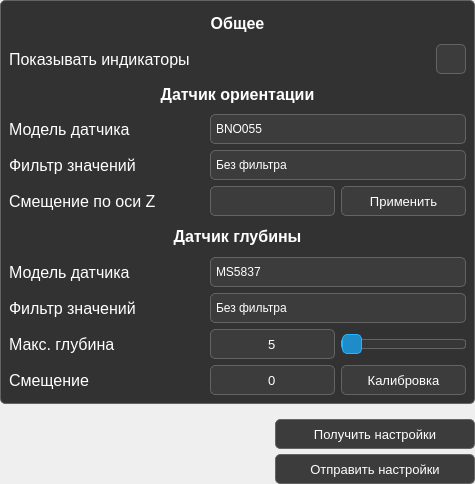
<?xml version="1.0" encoding="UTF-8"?>
<ui version="4.0">
 <class>SensorsSettingsWidget</class>
 <widget class="QWidget" name="SensorsSettingsWidget">
  <property name="geometry">
   <rect>
    <x>0</x>
    <y>0</y>
    <width>475</width>
    <height>484</height>
   </rect>
  </property>
  <property name="minimumSize">
   <size>
    <width>475</width>
    <height>484</height>
   </size>
  </property>
  <property name="maximumSize">
   <size>
    <width>475</width>
    <height>484</height>
   </size>
  </property>
  <property name="windowTitle">
   <string>SensorsSettingsWidget</string>
  </property>
  <layout class="QGridLayout" name="gridLayout">
   <property name="leftMargin">
    <number>0</number>
   </property>
   <property name="topMargin">
    <number>0</number>
   </property>
   <property name="rightMargin">
    <number>0</number>
   </property>
   <property name="bottomMargin">
    <number>0</number>
   </property>
   <property name="horizontalSpacing">
    <number>10</number>
   </property>
   <property name="verticalSpacing">
    <number>0</number>
   </property>
   <item row="0" column="1">
    <widget class="QWidget" name="MainWidget" native="true">
     <property name="sizePolicy">
      <sizepolicy hsizetype="Preferred" vsizetype="Preferred">
       <horstretch>0</horstretch>
       <verstretch>0</verstretch>
      </sizepolicy>
     </property>
     <property name="minimumSize">
      <size>
       <width>341</width>
       <height>0</height>
      </size>
     </property>
     <property name="maximumSize">
      <size>
       <width>16777215</width>
       <height>16777215</height>
      </size>
     </property>
     <property name="styleSheet">
      <string notr="true">background-color: rgb(50,50,50);
border: 1px solid rgb(100,100,100);
border-radius: 5px;</string>
     </property>
     <layout class="QGridLayout" name="gridLayout_2">
      <item row="10" column="0" colspan="4">
       <widget class="QLabel" name="DepthSensorLabel">
        <property name="font">
         <font>
          <pointsize>12</pointsize>
          <weight>75</weight>
          <bold>true</bold>
         </font>
        </property>
        <property name="styleSheet">
         <string notr="true">color: white;
border: none;
background-color: transparent;</string>
        </property>
        <property name="text">
         <string>Датчик глубины</string>
        </property>
        <property name="alignment">
         <set>Qt::AlignCenter</set>
        </property>
       </widget>
      </item>
      <item row="6" column="0">
       <widget class="QLabel" name="OrientationSensorModelLabel">
        <property name="sizePolicy">
         <sizepolicy hsizetype="Fixed" vsizetype="Fixed">
          <horstretch>0</horstretch>
          <verstretch>0</verstretch>
         </sizepolicy>
        </property>
        <property name="minimumSize">
         <size>
          <width>0</width>
          <height>30</height>
         </size>
        </property>
        <property name="maximumSize">
         <size>
          <width>16777215</width>
          <height>30</height>
         </size>
        </property>
        <property name="font">
         <font>
          <family>Arial</family>
          <pointsize>12</pointsize>
          <weight>50</weight>
          <bold>false</bold>
          <kerning>true</kerning>
         </font>
        </property>
        <property name="mouseTracking">
         <bool>false</bool>
        </property>
        <property name="styleSheet">
         <string notr="true">color:rgb(255,255,255);
border: none;
background: transparent;</string>
        </property>
        <property name="text">
         <string>Модель датчика</string>
        </property>
       </widget>
      </item>
      <item row="1" column="0" colspan="3">
       <widget class="QLabel" name="ShowIndicatorsLabel">
        <property name="sizePolicy">
         <sizepolicy hsizetype="Preferred" vsizetype="Fixed">
          <horstretch>0</horstretch>
          <verstretch>0</verstretch>
         </sizepolicy>
        </property>
        <property name="minimumSize">
         <size>
          <width>0</width>
          <height>30</height>
         </size>
        </property>
        <property name="maximumSize">
         <size>
          <width>16777215</width>
          <height>30</height>
         </size>
        </property>
        <property name="font">
         <font>
          <family>Arial</family>
          <pointsize>12</pointsize>
          <weight>50</weight>
          <bold>false</bold>
          <kerning>true</kerning>
         </font>
        </property>
        <property name="mouseTracking">
         <bool>false</bool>
        </property>
        <property name="styleSheet">
         <string notr="true">color:rgb(255,255,255);
border: none;
background: transparent;</string>
        </property>
        <property name="text">
         <string>Показывать индикаторы</string>
        </property>
       </widget>
      </item>
      <item row="1" column="3">
       <widget class="QCheckBox" name="ShowIndicatorsCheckBox">
        <property name="sizePolicy">
         <sizepolicy hsizetype="Preferred" vsizetype="Fixed">
          <horstretch>0</horstretch>
          <verstretch>0</verstretch>
         </sizepolicy>
        </property>
        <property name="minimumSize">
         <size>
          <width>125</width>
          <height>30</height>
         </size>
        </property>
        <property name="maximumSize">
         <size>
          <width>125</width>
          <height>30</height>
         </size>
        </property>
        <property name="mouseTracking">
         <bool>false</bool>
        </property>
        <property name="toolTip">
         <string/>
        </property>
        <property name="layoutDirection">
         <enum>Qt::RightToLeft</enum>
        </property>
        <property name="styleSheet">
         <string notr="true">QCheckBox {
    spacing: 5px;
	border: none;
}

QCheckBox::indicator {
	background-color: rgb(60,60,60);
	border: 1px solid rgb(100,100,100);
	border-radius: 5px;
    width: 28px;
    height: 28px;
}

QCheckBox::indicator:unchecked {
    background-color: rgb(60,60,60);
	border-color: rgb(100,100,100);
}

QCheckBox::indicator::unchecked:hover
{
	background-color: rgb(70,70,70);
}

QCheckBox::indicator:checked {
    background-color: rgb(30,140,200);
	border-color: rgb(38,179,255);
	image: url(Icons/CheckBoxIndicator.png);
}

QCheckBox::indicator::checked:hover
{
	background-color: rgb(40,150,210);
}

QToolTip
{
	color: white;
	background-color: rgb(30,140,200);
	border: 1px solid rgb(38,179,255);
	border-radius: 3px;
}</string>
        </property>
        <property name="text">
         <string/>
        </property>
        <property name="iconSize">
         <size>
          <width>10</width>
          <height>10</height>
         </size>
        </property>
        <property name="checked">
         <bool>true</bool>
        </property>
       </widget>
      </item>
      <item row="0" column="0" colspan="4">
       <widget class="QLabel" name="GeneralLabel">
        <property name="font">
         <font>
          <pointsize>12</pointsize>
          <weight>75</weight>
          <bold>true</bold>
         </font>
        </property>
        <property name="styleSheet">
         <string notr="true">color: white;
border: none;
background-color: transparent;</string>
        </property>
        <property name="text">
         <string>Общее</string>
        </property>
        <property name="alignment">
         <set>Qt::AlignCenter</set>
        </property>
       </widget>
      </item>
      <item row="6" column="2" colspan="2">
       <widget class="QComboBox" name="OrientationSensorModelComboBox">
        <property name="minimumSize">
         <size>
          <width>0</width>
          <height>30</height>
         </size>
        </property>
        <property name="maximumSize">
         <size>
          <width>16777215</width>
          <height>30</height>
         </size>
        </property>
        <property name="styleSheet">
         <string notr="true">QComboBox {
	font: 10pt &quot;MS Shell Dlg 2&quot;;
	color: white;
    padding: 1px 18px 1px 5px;
}

QComboBox:editable {
    background: rgb(60,60,60);
	border: 1px solid rgb(100,100,100) ;
    border-top-left-radius: 5px;
	border-top-right-radius: 5px;
}

QComboBox:!editable, QComboBox::drop-down:editable { /* Штука не выдвинута*/
	background: rgb(60,60,60);
	border: 1px solid rgb(100,100,100) ;
    border-top-left-radius: 5px;
	border-top-right-radius: 5px;
	border-bottom-left-radius: 5px;
	border-bottom-right-radius: 5px;
}

QComboBox:!editable:on, QComboBox::drop-down:editable:on { /* Штука выдвинута*/
	background: rgb(60,60,60);
	border: 1px solid rgb(100,100,100) ;
    border-top-left-radius: 5px;
	border-top-right-radius: 5px;
	border-bottom-left-radius: 0px;
	border-bottom-right-radius: 0px;
} 

QComboBox::drop-down {
    subcontrol-origin: padding;
    subcontrol-position: top right;
    width: 15px;

    border-top-right-radius: 5px; /* same radius as the QComboBox */
    border-bottom-right-radius: 5px;
}

QComboBox::down-arrow {
    image: url(Icons/ComboBoxDownArrow.png);
	width: 10px;
	height: 10px;
	right: 5px;
} 

QComboBox::down-arrow:on { /* shift the arrow when popup is open */
    image: url(Icons/ComboBoxUpArrow.png);
}

QComboBox QAbstractItemView {
	color: white;
	border: 1px solid rgb(100,100,100) ;
	border-radius: 5px;
	border-top-left-radius: 0px;
	border-top-right-radius: 0px;
	background-color: rgb(60,60,60);
    selection-background-color: rgb(30,140,200);
}</string>
        </property>
        <item>
         <property name="text">
          <string>BNO055</string>
         </property>
        </item>
       </widget>
      </item>
      <item row="14" column="0">
       <widget class="QLabel" name="DepthOffsetLabel">
        <property name="sizePolicy">
         <sizepolicy hsizetype="Fixed" vsizetype="Fixed">
          <horstretch>0</horstretch>
          <verstretch>0</verstretch>
         </sizepolicy>
        </property>
        <property name="minimumSize">
         <size>
          <width>0</width>
          <height>30</height>
         </size>
        </property>
        <property name="maximumSize">
         <size>
          <width>16777215</width>
          <height>30</height>
         </size>
        </property>
        <property name="font">
         <font>
          <family>Arial</family>
          <pointsize>12</pointsize>
          <weight>50</weight>
          <bold>false</bold>
          <kerning>true</kerning>
         </font>
        </property>
        <property name="mouseTracking">
         <bool>false</bool>
        </property>
        <property name="styleSheet">
         <string notr="true">color:rgb(255,255,255);
border: none;
background: transparent;</string>
        </property>
        <property name="text">
         <string>Смещение</string>
        </property>
       </widget>
      </item>
      <item row="7" column="0">
       <widget class="QLabel" name="OrientationSensorFilterLabel">
        <property name="sizePolicy">
         <sizepolicy hsizetype="Fixed" vsizetype="Preferred">
          <horstretch>0</horstretch>
          <verstretch>0</verstretch>
         </sizepolicy>
        </property>
        <property name="minimumSize">
         <size>
          <width>0</width>
          <height>30</height>
         </size>
        </property>
        <property name="maximumSize">
         <size>
          <width>16777215</width>
          <height>30</height>
         </size>
        </property>
        <property name="font">
         <font>
          <pointsize>12</pointsize>
         </font>
        </property>
        <property name="styleSheet">
         <string notr="true">color:rgb(255,255,255);
border: none;
background: transparent;</string>
        </property>
        <property name="text">
         <string>Фильтр значений</string>
        </property>
       </widget>
      </item>
      <item row="12" column="0">
       <widget class="QLabel" name="DepthSensorFilterLabel">
        <property name="sizePolicy">
         <sizepolicy hsizetype="Fixed" vsizetype="Preferred">
          <horstretch>0</horstretch>
          <verstretch>0</verstretch>
         </sizepolicy>
        </property>
        <property name="minimumSize">
         <size>
          <width>0</width>
          <height>30</height>
         </size>
        </property>
        <property name="maximumSize">
         <size>
          <width>16777215</width>
          <height>30</height>
         </size>
        </property>
        <property name="font">
         <font>
          <pointsize>12</pointsize>
         </font>
        </property>
        <property name="styleSheet">
         <string notr="true">color:rgb(255,255,255);
border: none;
background: transparent;</string>
        </property>
        <property name="text">
         <string>Фильтр значений</string>
        </property>
       </widget>
      </item>
      <item row="5" column="0" colspan="4">
       <widget class="QLabel" name="OrientationSensorLabel">
        <property name="font">
         <font>
          <pointsize>12</pointsize>
          <weight>75</weight>
          <bold>true</bold>
         </font>
        </property>
        <property name="styleSheet">
         <string notr="true">color: white;
border: none;
background-color: transparent;</string>
        </property>
        <property name="text">
         <string>Датчик ориентации</string>
        </property>
        <property name="alignment">
         <set>Qt::AlignCenter</set>
        </property>
       </widget>
      </item>
      <item row="13" column="0">
       <widget class="QLabel" name="MaxDepthLabel">
        <property name="sizePolicy">
         <sizepolicy hsizetype="Fixed" vsizetype="Fixed">
          <horstretch>0</horstretch>
          <verstretch>0</verstretch>
         </sizepolicy>
        </property>
        <property name="minimumSize">
         <size>
          <width>0</width>
          <height>30</height>
         </size>
        </property>
        <property name="maximumSize">
         <size>
          <width>16777215</width>
          <height>30</height>
         </size>
        </property>
        <property name="font">
         <font>
          <family>Arial</family>
          <pointsize>12</pointsize>
          <weight>50</weight>
          <bold>false</bold>
          <kerning>true</kerning>
         </font>
        </property>
        <property name="mouseTracking">
         <bool>false</bool>
        </property>
        <property name="styleSheet">
         <string notr="true">color:rgb(255,255,255);
border: none;
background: transparent;</string>
        </property>
        <property name="text">
         <string>Макс. глубина</string>
        </property>
       </widget>
      </item>
      <item row="11" column="0">
       <widget class="QLabel" name="DepthSensorModelLabel">
        <property name="sizePolicy">
         <sizepolicy hsizetype="Fixed" vsizetype="Fixed">
          <horstretch>0</horstretch>
          <verstretch>0</verstretch>
         </sizepolicy>
        </property>
        <property name="minimumSize">
         <size>
          <width>0</width>
          <height>30</height>
         </size>
        </property>
        <property name="maximumSize">
         <size>
          <width>16777215</width>
          <height>30</height>
         </size>
        </property>
        <property name="font">
         <font>
          <family>Arial</family>
          <pointsize>12</pointsize>
          <weight>50</weight>
          <bold>false</bold>
          <kerning>true</kerning>
         </font>
        </property>
        <property name="mouseTracking">
         <bool>false</bool>
        </property>
        <property name="styleSheet">
         <string notr="true">color:rgb(255,255,255);
border: none;
background: transparent;</string>
        </property>
        <property name="text">
         <string>Модель датчика</string>
        </property>
       </widget>
      </item>
      <item row="8" column="2">
       <widget class="QLineEdit" name="OrientationSensorOffsetZEdit">
        <property name="sizePolicy">
         <sizepolicy hsizetype="Fixed" vsizetype="Fixed">
          <horstretch>0</horstretch>
          <verstretch>0</verstretch>
         </sizepolicy>
        </property>
        <property name="minimumSize">
         <size>
          <width>125</width>
          <height>30</height>
         </size>
        </property>
        <property name="maximumSize">
         <size>
          <width>125</width>
          <height>16777215</height>
         </size>
        </property>
        <property name="font">
         <font>
          <pointsize>9</pointsize>
         </font>
        </property>
        <property name="styleSheet">
         <string notr="true">QLineEdit {
	color: white;
	background-color: rgb(60,60,60);
	selection-background-color: rgb(30,140,200);
    border: 1px solid rgb(100,100,100);
    border-radius: 5px;
}</string>
        </property>
        <property name="alignment">
         <set>Qt::AlignCenter</set>
        </property>
        <property name="placeholderText">
         <string/>
        </property>
        <property name="clearButtonEnabled">
         <bool>false</bool>
        </property>
       </widget>
      </item>
      <item row="8" column="0">
       <widget class="QLabel" name="OrientationSensorOffsetZLabel">
        <property name="font">
         <font>
          <pointsize>12</pointsize>
          <weight>50</weight>
          <bold>false</bold>
         </font>
        </property>
        <property name="styleSheet">
         <string notr="true">color:rgb(255,255,255);
border: none;
background: transparent;</string>
        </property>
        <property name="text">
         <string>Смещение по оси Z</string>
        </property>
       </widget>
      </item>
      <item row="7" column="2" colspan="2">
       <widget class="QComboBox" name="OrientationSensorFilterComboBox">
        <property name="minimumSize">
         <size>
          <width>0</width>
          <height>30</height>
         </size>
        </property>
        <property name="maximumSize">
         <size>
          <width>16777215</width>
          <height>30</height>
         </size>
        </property>
        <property name="styleSheet">
         <string notr="true">QComboBox {
	font: 10pt &quot;MS Shell Dlg 2&quot;;
	color: white;
    padding: 1px 18px 1px 5px;
}

QComboBox:editable {
    background: rgb(60,60,60);
	border: 1px solid rgb(100,100,100) ;
    border-top-left-radius: 5px;
	border-top-right-radius: 5px;
}

QComboBox:!editable, QComboBox::drop-down:editable { /* Штука не выдвинута*/
	background: rgb(60,60,60);
	border: 1px solid rgb(100,100,100) ;
    border-top-left-radius: 5px;
	border-top-right-radius: 5px;
	border-bottom-left-radius: 5px;
	border-bottom-right-radius: 5px;
}

QComboBox:!editable:on, QComboBox::drop-down:editable:on { /* Штука выдвинута*/
	background: rgb(60,60,60);
	border: 1px solid rgb(100,100,100) ;
    border-top-left-radius: 5px;
	border-top-right-radius: 5px;
	border-bottom-left-radius: 0px;
	border-bottom-right-radius: 0px;
} 

QComboBox::drop-down {
    subcontrol-origin: padding;
    subcontrol-position: top right;
    width: 15px;

    border-top-right-radius: 5px; /* same radius as the QComboBox */
    border-bottom-right-radius: 5px;
}

QComboBox::down-arrow {
    image: url(Icons/ComboBoxDownArrow.png);
	width: 10px;
	height: 10px;
	right: 5px;
} 

QComboBox::down-arrow:on { /* shift the arrow when popup is open */
    image: url(Icons/ComboBoxUpArrow.png);
}

QComboBox QAbstractItemView {
	color: white;
	border: 1px solid rgb(100,100,100) ;
	border-radius: 5px;
	border-top-left-radius: 0px;
	border-top-right-radius: 0px;
	background-color: rgb(60,60,60);
    selection-background-color: rgb(30,140,200);
}</string>
        </property>
        <item>
         <property name="text">
          <string>Без фильтра</string>
         </property>
        </item>
        <item>
         <property name="text">
          <string>Скользящее среднее</string>
         </property>
        </item>
       </widget>
      </item>
      <item row="12" column="2" colspan="2">
       <widget class="QComboBox" name="DepthSensorFilterComboBox">
        <property name="minimumSize">
         <size>
          <width>0</width>
          <height>30</height>
         </size>
        </property>
        <property name="maximumSize">
         <size>
          <width>16777215</width>
          <height>30</height>
         </size>
        </property>
        <property name="styleSheet">
         <string notr="true">QComboBox {
	font: 10pt &quot;MS Shell Dlg 2&quot;;
	color: white;
    padding: 1px 18px 1px 5px;
}

QComboBox:editable {
    background: rgb(60,60,60);
	border: 1px solid rgb(100,100,100) ;
    border-top-left-radius: 5px;
	border-top-right-radius: 5px;
}

QComboBox:!editable, QComboBox::drop-down:editable { /* Штука не выдвинута*/
	background: rgb(60,60,60);
	border: 1px solid rgb(100,100,100) ;
    border-top-left-radius: 5px;
	border-top-right-radius: 5px;
	border-bottom-left-radius: 5px;
	border-bottom-right-radius: 5px;
}

QComboBox:!editable:on, QComboBox::drop-down:editable:on { /* Штука выдвинута*/
	background: rgb(60,60,60);
	border: 1px solid rgb(100,100,100) ;
    border-top-left-radius: 5px;
	border-top-right-radius: 5px;
	border-bottom-left-radius: 0px;
	border-bottom-right-radius: 0px;
} 

QComboBox::drop-down {
    subcontrol-origin: padding;
    subcontrol-position: top right;
    width: 15px;

    border-top-right-radius: 5px; /* same radius as the QComboBox */
    border-bottom-right-radius: 5px;
}

QComboBox::down-arrow {
    image: url(Icons/ComboBoxDownArrow.png);
	width: 10px;
	height: 10px;
	right: 5px;
} 

QComboBox::down-arrow:on { /* shift the arrow when popup is open */
    image: url(Icons/ComboBoxUpArrow.png);
}

QComboBox QAbstractItemView {
	color: white;
	border: 1px solid rgb(100,100,100) ;
	border-radius: 5px;
	border-top-left-radius: 0px;
	border-top-right-radius: 0px;
	background-color: rgb(60,60,60);
    selection-background-color: rgb(30,140,200);
}</string>
        </property>
        <item>
         <property name="text">
          <string>Без фильтра</string>
         </property>
        </item>
        <item>
         <property name="text">
          <string>Скользящее среднее</string>
         </property>
        </item>
       </widget>
      </item>
      <item row="8" column="3">
       <widget class="QPushButton" name="OrientationSensorOffsetZButton">
        <property name="sizePolicy">
         <sizepolicy hsizetype="Preferred" vsizetype="Fixed">
          <horstretch>0</horstretch>
          <verstretch>0</verstretch>
         </sizepolicy>
        </property>
        <property name="minimumSize">
         <size>
          <width>125</width>
          <height>30</height>
         </size>
        </property>
        <property name="maximumSize">
         <size>
          <width>125</width>
          <height>16777215</height>
         </size>
        </property>
        <property name="font">
         <font>
          <pointsize>10</pointsize>
         </font>
        </property>
        <property name="styleSheet">
         <string notr="true">QPushButton {
color: white;
background-color:rgb(60,60,60);
border: 1px solid rgb(100,100,100);
border-radius:5px;
}

QPushButton:hover:!pressed {
    background-color: rgb(70,70,70);
}</string>
        </property>
        <property name="text">
         <string>Применить</string>
        </property>
       </widget>
      </item>
      <item row="11" column="2" colspan="2">
       <widget class="QComboBox" name="DepthSensorModelComboBox">
        <property name="minimumSize">
         <size>
          <width>0</width>
          <height>30</height>
         </size>
        </property>
        <property name="maximumSize">
         <size>
          <width>16777215</width>
          <height>30</height>
         </size>
        </property>
        <property name="styleSheet">
         <string notr="true">QComboBox {
	font: 10pt &quot;MS Shell Dlg 2&quot;;
	color: white;
    padding: 1px 18px 1px 5px;
}

QComboBox:editable {
    background: rgb(60,60,60);
	border: 1px solid rgb(100,100,100) ;
    border-top-left-radius: 5px;
	border-top-right-radius: 5px;
}

QComboBox:!editable, QComboBox::drop-down:editable { /* Штука не выдвинута*/
	background: rgb(60,60,60);
	border: 1px solid rgb(100,100,100) ;
    border-top-left-radius: 5px;
	border-top-right-radius: 5px;
	border-bottom-left-radius: 5px;
	border-bottom-right-radius: 5px;
}

QComboBox:!editable:on, QComboBox::drop-down:editable:on { /* Штука выдвинута*/
	background: rgb(60,60,60);
	border: 1px solid rgb(100,100,100) ;
    border-top-left-radius: 5px;
	border-top-right-radius: 5px;
	border-bottom-left-radius: 0px;
	border-bottom-right-radius: 0px;
} 

QComboBox::drop-down {
    subcontrol-origin: padding;
    subcontrol-position: top right;
    width: 15px;

    border-top-right-radius: 5px; /* same radius as the QComboBox */
    border-bottom-right-radius: 5px;
}

QComboBox::down-arrow {
    image: url(Icons/ComboBoxDownArrow.png);
	width: 10px;
	height: 10px;
	right: 5px;
} 

QComboBox::down-arrow:on { /* shift the arrow when popup is open */
    image: url(Icons/ComboBoxUpArrow.png);
}

QComboBox QAbstractItemView {
	color: white;
	border: 1px solid rgb(100,100,100) ;
	border-radius: 5px;
	border-top-left-radius: 0px;
	border-top-right-radius: 0px;
	background-color: rgb(60,60,60);
    selection-background-color: rgb(30,140,200);
}</string>
        </property>
        <item>
         <property name="text">
          <string>MS5837</string>
         </property>
        </item>
       </widget>
      </item>
      <item row="13" column="3">
       <widget class="QSlider" name="MaxDepthSlider">
        <property name="sizePolicy">
         <sizepolicy hsizetype="Preferred" vsizetype="Fixed">
          <horstretch>0</horstretch>
          <verstretch>0</verstretch>
         </sizepolicy>
        </property>
        <property name="minimumSize">
         <size>
          <width>0</width>
          <height>30</height>
         </size>
        </property>
        <property name="maximumSize">
         <size>
          <width>16777215</width>
          <height>30</height>
         </size>
        </property>
        <property name="styleSheet">
         <string notr="true">QSlider {
	background: transparent;
	border: none;
}

QSlider::groove:horizontal {
    border: 1px solid rgb(100,100,100);
	border-radius: 3px;
    height: 8px;
    background: rgb(55,55,55);
    margin: 2px 0;
}

QSlider::handle:horizontal {
    background: rgb(30,140,200);
    border: 1px solid rgb(38,179,255);
	border-radius: 5px;
    width: 18px;
    margin: -6px 0; /* handle is placed by default on the contents rect of the groove. Expand outside the groove */
}

QSlider::sub-page:horizontal {
    border: 1px solid rgb(38,179,255);
	border-radius: 3px;
    height: 8px;
    background: rgb(30,140,200);
	margin: 2px 0;
}</string>
        </property>
        <property name="minimum">
         <number>5</number>
        </property>
        <property name="maximum">
         <number>50</number>
        </property>
        <property name="singleStep">
         <number>5</number>
        </property>
        <property name="pageStep">
         <number>5</number>
        </property>
        <property name="value">
         <number>5</number>
        </property>
        <property name="sliderPosition">
         <number>5</number>
        </property>
        <property name="tracking">
         <bool>true</bool>
        </property>
        <property name="orientation">
         <enum>Qt::Horizontal</enum>
        </property>
        <property name="tickPosition">
         <enum>QSlider::TicksAbove</enum>
        </property>
        <property name="tickInterval">
         <number>0</number>
        </property>
       </widget>
      </item>
      <item row="13" column="2">
       <widget class="QLineEdit" name="MaxDepthEdit">
        <property name="sizePolicy">
         <sizepolicy hsizetype="Preferred" vsizetype="Fixed">
          <horstretch>0</horstretch>
          <verstretch>0</verstretch>
         </sizepolicy>
        </property>
        <property name="minimumSize">
         <size>
          <width>125</width>
          <height>30</height>
         </size>
        </property>
        <property name="maximumSize">
         <size>
          <width>125</width>
          <height>30</height>
         </size>
        </property>
        <property name="font">
         <font>
          <family>Arial</family>
          <pointsize>10</pointsize>
          <weight>50</weight>
          <italic>false</italic>
          <bold>false</bold>
          <kerning>true</kerning>
         </font>
        </property>
        <property name="mouseTracking">
         <bool>false</bool>
        </property>
        <property name="styleSheet">
         <string notr="true">QLineEdit {
	color: white;
	background-color: rgb(60,60,60);
	selection-background-color: rgb(30,140,200);
    border: 1px solid rgb(100,100,100);
    border-radius: 5px;
}</string>
        </property>
        <property name="text">
         <string>5</string>
        </property>
        <property name="maxLength">
         <number>2</number>
        </property>
        <property name="alignment">
         <set>Qt::AlignCenter</set>
        </property>
        <property name="readOnly">
         <bool>true</bool>
        </property>
       </widget>
      </item>
      <item row="14" column="3">
       <widget class="QPushButton" name="DepthCalibrationButton">
        <property name="sizePolicy">
         <sizepolicy hsizetype="Fixed" vsizetype="Fixed">
          <horstretch>0</horstretch>
          <verstretch>0</verstretch>
         </sizepolicy>
        </property>
        <property name="minimumSize">
         <size>
          <width>125</width>
          <height>30</height>
         </size>
        </property>
        <property name="font">
         <font>
          <family>MS Shell Dlg 2</family>
          <pointsize>10</pointsize>
          <weight>50</weight>
          <bold>false</bold>
          <kerning>true</kerning>
         </font>
        </property>
        <property name="mouseTracking">
         <bool>false</bool>
        </property>
        <property name="styleSheet">
         <string notr="true">QPushButton {
color: white;
background-color:rgb(60,60,60);
border: 1px solid rgb(100,100,100);
border-radius:5px;
}

QPushButton:hover:!pressed {
    background-color: rgb(70,70,70);
}</string>
        </property>
        <property name="text">
         <string>Калибровка</string>
        </property>
        <property name="flat">
         <bool>false</bool>
        </property>
       </widget>
      </item>
      <item row="14" column="2">
       <widget class="QLineEdit" name="DepthOffsetEdit">
        <property name="sizePolicy">
         <sizepolicy hsizetype="Preferred" vsizetype="Fixed">
          <horstretch>0</horstretch>
          <verstretch>0</verstretch>
         </sizepolicy>
        </property>
        <property name="minimumSize">
         <size>
          <width>125</width>
          <height>30</height>
         </size>
        </property>
        <property name="maximumSize">
         <size>
          <width>125</width>
          <height>30</height>
         </size>
        </property>
        <property name="font">
         <font>
          <family>Arial</family>
          <pointsize>10</pointsize>
          <weight>50</weight>
          <italic>false</italic>
          <bold>false</bold>
          <kerning>true</kerning>
         </font>
        </property>
        <property name="mouseTracking">
         <bool>false</bool>
        </property>
        <property name="styleSheet">
         <string notr="true">QLineEdit {
	color: white;
	background-color: rgb(60,60,60);
	selection-background-color: rgb(30,140,200);
    border: 1px solid rgb(100,100,100);
    border-radius: 5px;
}</string>
        </property>
        <property name="text">
         <string>0</string>
        </property>
        <property name="maxLength">
         <number>5</number>
        </property>
        <property name="alignment">
         <set>Qt::AlignCenter</set>
        </property>
        <property name="readOnly">
         <bool>true</bool>
        </property>
       </widget>
      </item>
     </layout>
    </widget>
   </item>
   <item row="5" column="1">
    <widget class="QWidget" name="ButtonsWidget" native="true">
     <property name="sizePolicy">
      <sizepolicy hsizetype="Preferred" vsizetype="Fixed">
       <horstretch>0</horstretch>
       <verstretch>0</verstretch>
      </sizepolicy>
     </property>
     <property name="minimumSize">
      <size>
       <width>341</width>
       <height>0</height>
      </size>
     </property>
     <property name="maximumSize">
      <size>
       <width>16777215</width>
       <height>16777215</height>
      </size>
     </property>
     <property name="styleSheet">
      <string notr="true">background-color: transparent;
border: none;</string>
     </property>
     <layout class="QGridLayout" name="gridLayout_6">
      <property name="leftMargin">
       <number>0</number>
      </property>
      <property name="topMargin">
       <number>0</number>
      </property>
      <property name="rightMargin">
       <number>0</number>
      </property>
      <property name="bottomMargin">
       <number>0</number>
      </property>
      <property name="spacing">
       <number>5</number>
      </property>
      <item row="0" column="1">
       <widget class="QPushButton" name="ReceiveSettingsButton">
        <property name="sizePolicy">
         <sizepolicy hsizetype="Preferred" vsizetype="Fixed">
          <horstretch>0</horstretch>
          <verstretch>0</verstretch>
         </sizepolicy>
        </property>
        <property name="minimumSize">
         <size>
          <width>200</width>
          <height>30</height>
         </size>
        </property>
        <property name="font">
         <font>
          <family>Arial</family>
          <pointsize>10</pointsize>
          <weight>50</weight>
          <bold>false</bold>
          <kerning>true</kerning>
         </font>
        </property>
        <property name="mouseTracking">
         <bool>false</bool>
        </property>
        <property name="styleSheet">
         <string notr="true">QPushButton {
color: white;
background-color:rgb(60,60,60);
border: 1px solid rgb(100,100,100);
border-radius:5px;
}

QPushButton:hover:!pressed {
    background-color: rgb(70,70,70);
}</string>
        </property>
        <property name="text">
         <string>Получить настройки</string>
        </property>
        <property name="flat">
         <bool>false</bool>
        </property>
       </widget>
      </item>
      <item row="1" column="1">
       <widget class="QPushButton" name="SendSettingsButton">
        <property name="sizePolicy">
         <sizepolicy hsizetype="Preferred" vsizetype="Fixed">
          <horstretch>0</horstretch>
          <verstretch>0</verstretch>
         </sizepolicy>
        </property>
        <property name="minimumSize">
         <size>
          <width>200</width>
          <height>30</height>
         </size>
        </property>
        <property name="font">
         <font>
          <family>Arial</family>
          <pointsize>10</pointsize>
          <weight>50</weight>
          <bold>false</bold>
          <kerning>true</kerning>
         </font>
        </property>
        <property name="mouseTracking">
         <bool>false</bool>
        </property>
        <property name="styleSheet">
         <string notr="true">QPushButton {
color: white;
background-color:rgb(60,60,60);
border: 1px solid rgb(100,100,100);
border-radius:5px;
}

QPushButton:hover:!pressed {
    background-color: rgb(70,70,70);
}</string>
        </property>
        <property name="text">
         <string>Отправить настройки</string>
        </property>
       </widget>
      </item>
      <item row="0" column="0">
       <spacer name="horizontalSpacer_5">
        <property name="orientation">
         <enum>Qt::Horizontal</enum>
        </property>
        <property name="sizeHint" stdset="0">
         <size>
          <width>40</width>
          <height>20</height>
         </size>
        </property>
       </spacer>
      </item>
     </layout>
    </widget>
   </item>
   <item row="4" column="1">
    <spacer name="verticalSpacer_4">
     <property name="orientation">
      <enum>Qt::Vertical</enum>
     </property>
     <property name="sizeType">
      <enum>QSizePolicy::Fixed</enum>
     </property>
     <property name="sizeHint" stdset="0">
      <size>
       <width>20</width>
       <height>15</height>
      </size>
     </property>
    </spacer>
   </item>
  </layout>
 </widget>
 <resources/>
 <connections/>
</ui>
